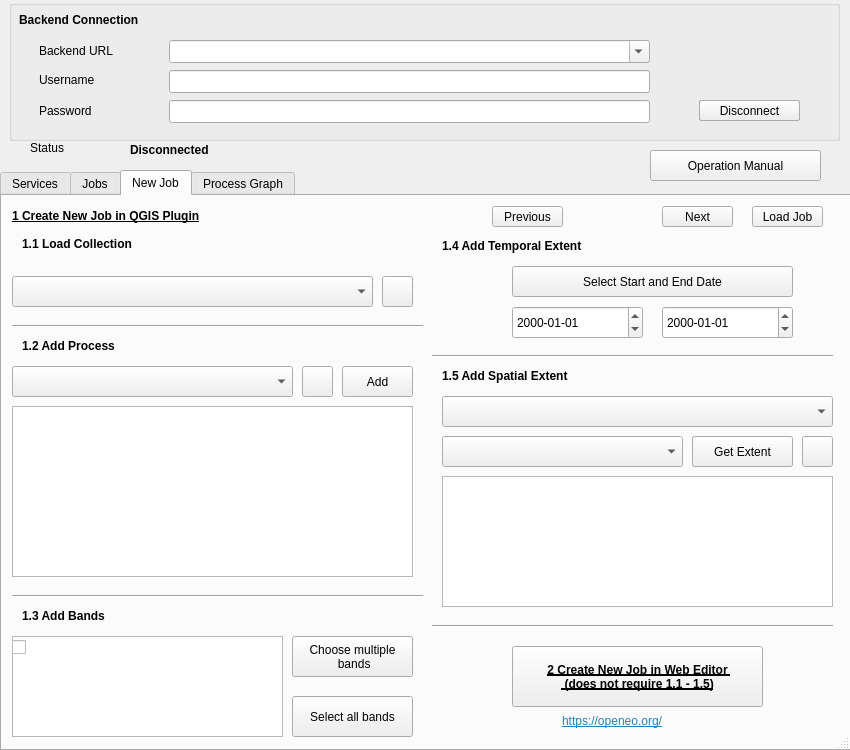
<?xml version="1.0" encoding="UTF-8"?>
<ui version="4.0">
 <class>OpenEODialogBase</class>
 <widget class="QDialog" name="OpenEODialogBase">
  <property name="windowModality">
   <enum>Qt::WindowModal</enum>
  </property>
  <property name="geometry">
   <rect>
    <x>0</x>
    <y>0</y>
    <width>850</width>
    <height>750</height>
   </rect>
  </property>
  <property name="minimumSize">
   <size>
    <width>850</width>
    <height>750</height>
   </size>
  </property>
  <property name="maximumSize">
   <size>
    <width>850</width>
    <height>750</height>
   </size>
  </property>
  <property name="windowTitle">
   <string>OpenEO Connector</string>
  </property>
  <property name="sizeGripEnabled">
   <bool>true</bool>
  </property>
  <property name="modal">
   <bool>false</bool>
  </property>
  <widget class="QGroupBox" name="groupBox">
   <property name="geometry">
    <rect>
     <x>9</x>
     <y>0</y>
     <width>831</width>
     <height>141</height>
    </rect>
   </property>
   <property name="title">
    <string/>
   </property>
   <widget class="QLabel" name="label">
    <property name="geometry">
     <rect>
      <x>30</x>
      <y>40</y>
      <width>91</width>
      <height>21</height>
     </rect>
    </property>
    <property name="text">
     <string>Backend URL</string>
    </property>
   </widget>
   <widget class="QLabel" name="label_2">
    <property name="geometry">
     <rect>
      <x>30</x>
      <y>70</y>
      <width>91</width>
      <height>20</height>
     </rect>
    </property>
    <property name="text">
     <string>Username</string>
    </property>
   </widget>
   <widget class="QLineEdit" name="usernameEdit">
    <property name="geometry">
     <rect>
      <x>160</x>
      <y>70</y>
      <width>481</width>
      <height>23</height>
     </rect>
    </property>
    <property name="maximumSize">
     <size>
      <width>16777215</width>
      <height>16777215</height>
     </size>
    </property>
   </widget>
   <widget class="QLabel" name="label_3">
    <property name="geometry">
     <rect>
      <x>30</x>
      <y>100</y>
      <width>91</width>
      <height>21</height>
     </rect>
    </property>
    <property name="text">
     <string>Password</string>
    </property>
   </widget>
   <widget class="QLineEdit" name="passwordEdit">
    <property name="geometry">
     <rect>
      <x>160</x>
      <y>100</y>
      <width>481</width>
      <height>23</height>
     </rect>
    </property>
    <property name="font">
     <font>
      <strikeout>false</strikeout>
     </font>
    </property>
    <property name="echoMode">
     <enum>QLineEdit::Password</enum>
    </property>
   </widget>
   <widget class="QLabel" name="label_18">
    <property name="geometry">
     <rect>
      <x>10</x>
      <y>10</y>
      <width>161</width>
      <height>21</height>
     </rect>
    </property>
    <property name="text">
     <string>&lt;html&gt;&lt;head/&gt;&lt;body&gt;&lt;p&gt;&lt;span style=&quot; font-weight:600;&quot;&gt;Backend Connection&lt;/span&gt;&lt;/p&gt;&lt;/body&gt;&lt;/html&gt;</string>
    </property>
   </widget>
   <widget class="QLabel" name="label_20">
    <property name="geometry">
     <rect>
      <x>690</x>
      <y>30</y>
      <width>101</width>
      <height>61</height>
     </rect>
    </property>
    <property name="text">
     <string/>
    </property>
    <property name="pixmap">
     <pixmap>../../../../../../../../../../../../../../../../.designer/backup/icon_new.png</pixmap>
    </property>
    <property name="scaledContents">
     <bool>true</bool>
    </property>
   </widget>
   <widget class="QPushButton" name="connectButton">
    <property name="geometry">
     <rect>
      <x>690</x>
      <y>100</y>
      <width>101</width>
      <height>21</height>
     </rect>
    </property>
    <property name="text">
     <string>Connect</string>
    </property>
   </widget>
   <widget class="QComboBox" name="backendEdit">
    <property name="geometry">
     <rect>
      <x>160</x>
      <y>40</y>
      <width>481</width>
      <height>23</height>
     </rect>
    </property>
    <property name="editable">
     <bool>true</bool>
    </property>
   </widget>
   <widget class="QPushButton" name="disconnectButton">
    <property name="geometry">
     <rect>
      <x>690</x>
      <y>100</y>
      <width>101</width>
      <height>21</height>
     </rect>
    </property>
    <property name="text">
     <string>Disconnect</string>
    </property>
   </widget>
   <zorder>connectButton</zorder>
   <zorder>disconnectButton</zorder>
   <zorder>backendEdit</zorder>
   <zorder>label</zorder>
   <zorder>label_2</zorder>
   <zorder>usernameEdit</zorder>
   <zorder>label_3</zorder>
   <zorder>passwordEdit</zorder>
   <zorder>label_18</zorder>
   <zorder>label_20</zorder>
  </widget>
  <widget class="QTabWidget" name="tabWidget">
   <property name="geometry">
    <rect>
     <x>0</x>
     <y>170</y>
     <width>851</width>
     <height>581</height>
    </rect>
   </property>
   <property name="minimumSize">
    <size>
     <width>0</width>
     <height>0</height>
    </size>
   </property>
   <property name="maximumSize">
    <size>
     <width>16777215</width>
     <height>16777212</height>
    </size>
   </property>
   <property name="toolTip">
    <string>&lt;html&gt;&lt;head/&gt;&lt;body&gt;&lt;p&gt;&lt;br/&gt;&lt;/p&gt;&lt;/body&gt;&lt;/html&gt;</string>
   </property>
   <property name="currentIndex">
    <number>2</number>
   </property>
   <widget class="QWidget" name="tab">
    <attribute name="title">
     <string>Services</string>
    </attribute>
    <widget class="QTableWidget" name="servicesTableWidget">
     <property name="geometry">
      <rect>
       <x>10</x>
       <y>10</y>
       <width>831</width>
       <height>521</height>
      </rect>
     </property>
    </widget>
   </widget>
   <widget class="QWidget" name="tab_4">
    <attribute name="title">
     <string>Jobs</string>
    </attribute>
    <widget class="QTableWidget" name="jobsTableWidget">
     <property name="geometry">
      <rect>
       <x>10</x>
       <y>10</y>
       <width>821</width>
       <height>491</height>
      </rect>
     </property>
    </widget>
    <widget class="QPushButton" name="refreshButton">
     <property name="geometry">
      <rect>
       <x>760</x>
       <y>510</y>
       <width>31</width>
       <height>31</height>
      </rect>
     </property>
     <property name="text">
      <string/>
     </property>
     <property name="icon">
      <iconset>
       <normaloff>../../../../../../../../../../../../../../../../.designer/backup/reload_icon.png</normaloff>../../../../../../../../../../../../../../../../.designer/backup/reload_icon.png</iconset>
     </property>
    </widget>
    <widget class="QLabel" name="label_22">
     <property name="geometry">
      <rect>
       <x>560</x>
       <y>510</y>
       <width>171</width>
       <height>31</height>
      </rect>
     </property>
     <property name="text">
      <string>&lt;html&gt;&lt;head/&gt;&lt;body&gt;&lt;p&gt;&lt;a href=&quot;https://openeo.org/&quot;&gt;&lt;span style=&quot; text-decoration: underline; color:#2980b9;&quot;&gt;https://openeo.org/&lt;/span&gt;&lt;/a&gt;&lt;/p&gt;&lt;/body&gt;&lt;/html&gt;</string>
     </property>
    </widget>
    <widget class="QPushButton" name="deleteButton">
     <property name="geometry">
      <rect>
       <x>720</x>
       <y>510</y>
       <width>31</width>
       <height>31</height>
      </rect>
     </property>
     <property name="text">
      <string/>
     </property>
     <property name="icon">
      <iconset>
       <normaloff>../../../../../../../../../../../../../../../../.designer/backup/delete_job.png</normaloff>../../../../../../../../../../../../../../../../.designer/backup/delete_job.png</iconset>
     </property>
    </widget>
    <widget class="QPushButton" name="deleteFinalButton">
     <property name="geometry">
      <rect>
       <x>800</x>
       <y>510</y>
       <width>31</width>
       <height>31</height>
      </rect>
     </property>
     <property name="text">
      <string/>
     </property>
     <property name="icon">
      <iconset>
       <normaloff>../../../../../../../../../../../../../../../../.designer/backup/deleteFinalBtn.png</normaloff>../../../../../../../../../../../../../../../../.designer/backup/deleteFinalBtn.png</iconset>
     </property>
    </widget>
   </widget>
   <widget class="QWidget" name="tab_3">
    <attribute name="title">
     <string>New Job</string>
    </attribute>
    <widget class="QComboBox" name="collectionBox">
     <property name="geometry">
      <rect>
       <x>10</x>
       <y>80</y>
       <width>361</width>
       <height>31</height>
      </rect>
     </property>
     <property name="currentText" stdset="0">
      <string/>
     </property>
    </widget>
    <widget class="QComboBox" name="processBox">
     <property name="geometry">
      <rect>
       <x>10</x>
       <y>170</y>
       <width>281</width>
       <height>31</height>
      </rect>
     </property>
    </widget>
    <widget class="QPushButton" name="addButton">
     <property name="geometry">
      <rect>
       <x>340</x>
       <y>170</y>
       <width>71</width>
       <height>31</height>
      </rect>
     </property>
     <property name="text">
      <string>Add</string>
     </property>
    </widget>
    <widget class="QLabel" name="label_6">
     <property name="geometry">
      <rect>
       <x>20</x>
       <y>40</y>
       <width>391</width>
       <height>16</height>
      </rect>
     </property>
     <property name="text">
      <string>&lt;html&gt;&lt;head/&gt;&lt;body&gt;&lt;p&gt;&lt;span style=&quot; font-weight:600;&quot;&gt;1.1 Load Collection&lt;/span&gt;&lt;/p&gt;&lt;/body&gt;&lt;/html&gt;</string>
     </property>
    </widget>
    <widget class="QLabel" name="label_7">
     <property name="geometry">
      <rect>
       <x>20</x>
       <y>140</y>
       <width>391</width>
       <height>20</height>
      </rect>
     </property>
     <property name="text">
      <string>&lt;html&gt;&lt;head/&gt;&lt;body&gt;&lt;p&gt;&lt;span style=&quot; font-weight:600;&quot;&gt;1.2 Add Process&lt;/span&gt;&lt;/p&gt;&lt;/body&gt;&lt;/html&gt;</string>
     </property>
     <property name="alignment">
      <set>Qt::AlignLeading|Qt::AlignLeft|Qt::AlignVCenter</set>
     </property>
    </widget>
    <widget class="Line" name="line">
     <property name="geometry">
      <rect>
       <x>10</x>
       <y>120</y>
       <width>411</width>
       <height>20</height>
      </rect>
     </property>
     <property name="orientation">
      <enum>Qt::Horizontal</enum>
     </property>
    </widget>
    <widget class="QLabel" name="label_21">
     <property name="geometry">
      <rect>
       <x>560</x>
       <y>510</y>
       <width>171</width>
       <height>31</height>
      </rect>
     </property>
     <property name="text">
      <string>&lt;html&gt;&lt;head/&gt;&lt;body&gt;&lt;p&gt;&lt;a href=&quot;https://openeo.org/&quot;&gt;&lt;span style=&quot; text-decoration: underline; color:#2980b9;&quot;&gt;https://openeo.org/&lt;/span&gt;&lt;/a&gt;&lt;/p&gt;&lt;/body&gt;&lt;/html&gt;</string>
     </property>
    </widget>
    <widget class="Line" name="line_2">
     <property name="geometry">
      <rect>
       <x>10</x>
       <y>390</y>
       <width>411</width>
       <height>20</height>
      </rect>
     </property>
     <property name="orientation">
      <enum>Qt::Horizontal</enum>
     </property>
    </widget>
    <widget class="QLabel" name="label_8">
     <property name="geometry">
      <rect>
       <x>440</x>
       <y>170</y>
       <width>391</width>
       <height>20</height>
      </rect>
     </property>
     <property name="text">
      <string>&lt;html&gt;&lt;head/&gt;&lt;body&gt;&lt;p&gt;&lt;span style=&quot; font-weight:600;&quot;&gt;1.5 Add Spatial Extent&lt;/span&gt;&lt;/p&gt;&lt;/body&gt;&lt;/html&gt;</string>
     </property>
     <property name="alignment">
      <set>Qt::AlignLeading|Qt::AlignLeft|Qt::AlignVCenter</set>
     </property>
    </widget>
    <widget class="QComboBox" name="extentBox">
     <property name="geometry">
      <rect>
       <x>440</x>
       <y>200</y>
       <width>391</width>
       <height>31</height>
      </rect>
     </property>
    </widget>
    <widget class="QTableWidget" name="processTableWidget">
     <property name="geometry">
      <rect>
       <x>10</x>
       <y>210</y>
       <width>401</width>
       <height>171</height>
      </rect>
     </property>
    </widget>
    <widget class="QPushButton" name="selectDate">
     <property name="geometry">
      <rect>
       <x>510</x>
       <y>70</y>
       <width>281</width>
       <height>31</height>
      </rect>
     </property>
     <property name="text">
      <string>Select Start and End Date</string>
     </property>
    </widget>
    <widget class="QLabel" name="label_9">
     <property name="geometry">
      <rect>
       <x>440</x>
       <y>40</y>
       <width>391</width>
       <height>20</height>
      </rect>
     </property>
     <property name="text">
      <string>&lt;html&gt;&lt;head/&gt;&lt;body&gt;&lt;p&gt;&lt;span style=&quot; font-weight:600;&quot;&gt;1.4 Add Temporal Extent&lt;/span&gt;&lt;/p&gt;&lt;/body&gt;&lt;/html&gt;</string>
     </property>
     <property name="alignment">
      <set>Qt::AlignLeading|Qt::AlignLeft|Qt::AlignVCenter</set>
     </property>
    </widget>
    <widget class="Line" name="line_3">
     <property name="geometry">
      <rect>
       <x>430</x>
       <y>420</y>
       <width>401</width>
       <height>20</height>
      </rect>
     </property>
     <property name="orientation">
      <enum>Qt::Horizontal</enum>
     </property>
    </widget>
    <widget class="QTextEdit" name="processgraphSpatialExtent">
     <property name="geometry">
      <rect>
       <x>440</x>
       <y>280</y>
       <width>391</width>
       <height>131</height>
      </rect>
     </property>
    </widget>
    <widget class="QDateEdit" name="StartDateEdit">
     <property name="geometry">
      <rect>
       <x>510</x>
       <y>110</y>
       <width>131</width>
       <height>33</height>
      </rect>
     </property>
     <property name="readOnly">
      <bool>false</bool>
     </property>
     <property name="displayFormat">
      <string>yyyy-MM-dd</string>
     </property>
    </widget>
    <widget class="QDateEdit" name="EndDateEdit">
     <property name="geometry">
      <rect>
       <x>660</x>
       <y>110</y>
       <width>131</width>
       <height>33</height>
      </rect>
     </property>
     <property name="displayFormat">
      <string>yyyy-MM-dd</string>
     </property>
    </widget>
    <widget class="QLabel" name="label_10">
     <property name="geometry">
      <rect>
       <x>10</x>
       <y>10</y>
       <width>381</width>
       <height>21</height>
      </rect>
     </property>
     <property name="font">
      <font>
       <underline>true</underline>
       <kerning>true</kerning>
      </font>
     </property>
     <property name="layoutDirection">
      <enum>Qt::LeftToRight</enum>
     </property>
     <property name="text">
      <string>&lt;html&gt;&lt;head/&gt;&lt;body&gt;&lt;p&gt;&lt;span style=&quot; font-weight:600;&quot;&gt;1 Create New Job in QGIS Plugin&lt;/span&gt;&lt;/p&gt;&lt;/body&gt;&lt;/html&gt;</string>
     </property>
    </widget>
    <widget class="QPushButton" name="moveButton">
     <property name="geometry">
      <rect>
       <x>510</x>
       <y>450</y>
       <width>251</width>
       <height>61</height>
      </rect>
     </property>
     <property name="font">
      <font>
       <weight>75</weight>
       <bold>true</bold>
       <underline>true</underline>
      </font>
     </property>
     <property name="text">
      <string>2 Create New Job in Web Editor 
 (does not require 1.1 - 1.5)</string>
     </property>
    </widget>
    <widget class="QComboBox" name="layersBox">
     <property name="geometry">
      <rect>
       <x>440</x>
       <y>240</y>
       <width>241</width>
       <height>31</height>
      </rect>
     </property>
    </widget>
    <widget class="QPushButton" name="drawBtn">
     <property name="geometry">
      <rect>
       <x>690</x>
       <y>240</y>
       <width>101</width>
       <height>31</height>
      </rect>
     </property>
     <property name="text">
      <string>Draw Extent</string>
     </property>
    </widget>
    <widget class="QPushButton" name="getBtn">
     <property name="geometry">
      <rect>
       <x>690</x>
       <y>240</y>
       <width>101</width>
       <height>31</height>
      </rect>
     </property>
     <property name="text">
      <string>Get Extent</string>
     </property>
    </widget>
    <widget class="QPushButton" name="reloadBtn">
     <property name="geometry">
      <rect>
       <x>800</x>
       <y>240</y>
       <width>31</width>
       <height>31</height>
      </rect>
     </property>
     <property name="text">
      <string/>
     </property>
     <property name="icon">
      <iconset>
       <normaloff>../../../../../../../../../../../../../../../../.designer/backup/reload_icon.png</normaloff>../../../../../../../../../../../../../../../../.designer/backup/reload_icon.png</iconset>
     </property>
    </widget>
    <widget class="QPushButton" name="infoBtn">
     <property name="enabled">
      <bool>true</bool>
     </property>
     <property name="geometry">
      <rect>
       <x>380</x>
       <y>80</y>
       <width>31</width>
       <height>31</height>
      </rect>
     </property>
     <property name="text">
      <string/>
     </property>
     <property name="iconSize">
      <size>
       <width>25</width>
       <height>25</height>
      </size>
     </property>
     <property name="autoDefault">
      <bool>true</bool>
     </property>
    </widget>
    <widget class="QPushButton" name="infoBtn2">
     <property name="enabled">
      <bool>true</bool>
     </property>
     <property name="geometry">
      <rect>
       <x>300</x>
       <y>170</y>
       <width>31</width>
       <height>31</height>
      </rect>
     </property>
     <property name="text">
      <string/>
     </property>
     <property name="iconSize">
      <size>
       <width>25</width>
       <height>25</height>
      </size>
     </property>
    </widget>
    <widget class="Line" name="line_4">
     <property name="geometry">
      <rect>
       <x>430</x>
       <y>150</y>
       <width>401</width>
       <height>20</height>
      </rect>
     </property>
     <property name="orientation">
      <enum>Qt::Horizontal</enum>
     </property>
    </widget>
    <widget class="QLabel" name="label_11">
     <property name="geometry">
      <rect>
       <x>20</x>
       <y>410</y>
       <width>261</width>
       <height>20</height>
      </rect>
     </property>
     <property name="text">
      <string>&lt;html&gt;&lt;head/&gt;&lt;body&gt;&lt;p&gt;&lt;span style=&quot; font-weight:600;&quot;&gt;1.3 Add Bands&lt;/span&gt;&lt;/p&gt;&lt;/body&gt;&lt;/html&gt;</string>
     </property>
     <property name="alignment">
      <set>Qt::AlignLeading|Qt::AlignLeft|Qt::AlignVCenter</set>
     </property>
    </widget>
    <widget class="QCheckBox" name="checkBox1">
     <property name="geometry">
      <rect>
       <x>10</x>
       <y>440</y>
       <width>371</width>
       <height>23</height>
      </rect>
     </property>
     <property name="text">
      <string/>
     </property>
    </widget>
    <widget class="QTextEdit" name="processgraphBands">
     <property name="geometry">
      <rect>
       <x>10</x>
       <y>440</y>
       <width>271</width>
       <height>101</height>
      </rect>
     </property>
    </widget>
    <widget class="QPushButton" name="multipleBandBtn">
     <property name="geometry">
      <rect>
       <x>290</x>
       <y>440</y>
       <width>121</width>
       <height>41</height>
      </rect>
     </property>
     <property name="text">
      <string>Choose multiple 
 bands</string>
     </property>
    </widget>
    <widget class="QPushButton" name="allBandBtn">
     <property name="geometry">
      <rect>
       <x>290</x>
       <y>500</y>
       <width>121</width>
       <height>41</height>
      </rect>
     </property>
     <property name="text">
      <string>Select all bands</string>
     </property>
    </widget>
    <widget class="QLabel" name="label_12">
     <property name="geometry">
      <rect>
       <x>580</x>
       <y>10</y>
       <width>71</width>
       <height>21</height>
      </rect>
     </property>
     <property name="text">
      <string>&lt;html&gt;&lt;head/&gt;&lt;body&gt;&lt;p&gt;&lt;br/&gt;&lt;/p&gt;&lt;/body&gt;&lt;/html&gt;</string>
     </property>
    </widget>
    <widget class="QPushButton" name="nextButton">
     <property name="geometry">
      <rect>
       <x>660</x>
       <y>10</y>
       <width>71</width>
       <height>21</height>
      </rect>
     </property>
     <property name="text">
      <string>Next</string>
     </property>
    </widget>
    <widget class="QPushButton" name="previousButton">
     <property name="geometry">
      <rect>
       <x>490</x>
       <y>10</y>
       <width>71</width>
       <height>21</height>
      </rect>
     </property>
     <property name="text">
      <string>Previous</string>
     </property>
    </widget>
    <widget class="QPushButton" name="loadButton">
     <property name="geometry">
      <rect>
       <x>750</x>
       <y>10</y>
       <width>71</width>
       <height>21</height>
      </rect>
     </property>
     <property name="text">
      <string>Load Job</string>
     </property>
    </widget>
    <zorder>processgraphBands</zorder>
    <zorder>multipleBandBtn</zorder>
    <zorder>moveButton</zorder>
    <zorder>collectionBox</zorder>
    <zorder>processBox</zorder>
    <zorder>addButton</zorder>
    <zorder>label_6</zorder>
    <zorder>label_7</zorder>
    <zorder>line</zorder>
    <zorder>label_21</zorder>
    <zorder>line_2</zorder>
    <zorder>label_8</zorder>
    <zorder>extentBox</zorder>
    <zorder>processTableWidget</zorder>
    <zorder>selectDate</zorder>
    <zorder>label_9</zorder>
    <zorder>line_3</zorder>
    <zorder>processgraphSpatialExtent</zorder>
    <zorder>StartDateEdit</zorder>
    <zorder>EndDateEdit</zorder>
    <zorder>label_10</zorder>
    <zorder>layersBox</zorder>
    <zorder>drawBtn</zorder>
    <zorder>getBtn</zorder>
    <zorder>reloadBtn</zorder>
    <zorder>infoBtn</zorder>
    <zorder>infoBtn2</zorder>
    <zorder>line_4</zorder>
    <zorder>label_11</zorder>
    <zorder>checkBox1</zorder>
    <zorder>allBandBtn</zorder>
    <zorder>label_12</zorder>
    <zorder>nextButton</zorder>
    <zorder>previousButton</zorder>
    <zorder>loadButton</zorder>
   </widget>
   <widget class="QWidget" name="tab_2">
    <attribute name="title">
     <string>Process Graph</string>
    </attribute>
    <widget class="QLabel" name="label_4">
     <property name="geometry">
      <rect>
       <x>20</x>
       <y>10</y>
       <width>131</width>
       <height>16</height>
      </rect>
     </property>
     <property name="text">
      <string>&lt;html&gt;&lt;head/&gt;&lt;body&gt;&lt;p&gt;&lt;span style=&quot; font-weight:600;&quot;&gt;Process Graph&lt;/span&gt;&lt;/p&gt;&lt;/body&gt;&lt;/html&gt;</string>
     </property>
    </widget>
    <widget class="QPushButton" name="clearButton">
     <property name="geometry">
      <rect>
       <x>730</x>
       <y>270</y>
       <width>111</width>
       <height>51</height>
      </rect>
     </property>
     <property name="text">
      <string>Clear Graph</string>
     </property>
    </widget>
    <widget class="QTextEdit" name="processgraphEdit">
     <property name="geometry">
      <rect>
       <x>10</x>
       <y>30</y>
       <width>711</width>
       <height>481</height>
      </rect>
     </property>
    </widget>
    <widget class="QPushButton" name="sendButton">
     <property name="geometry">
      <rect>
       <x>730</x>
       <y>30</y>
       <width>111</width>
       <height>51</height>
      </rect>
     </property>
     <property name="text">
      <string>Create Job</string>
     </property>
    </widget>
    <widget class="QLabel" name="label_23">
     <property name="geometry">
      <rect>
       <x>560</x>
       <y>510</y>
       <width>171</width>
       <height>31</height>
      </rect>
     </property>
     <property name="text">
      <string>&lt;html&gt;&lt;head/&gt;&lt;body&gt;&lt;p&gt;&lt;a href=&quot;https://openeo.org/&quot;&gt;&lt;span style=&quot; text-decoration: underline; color:#2980b9;&quot;&gt;https://openeo.org/&lt;/span&gt;&lt;/a&gt;&lt;/p&gt;&lt;/body&gt;&lt;/html&gt;</string>
     </property>
    </widget>
    <widget class="QPushButton" name="loadHubBtn">
     <property name="geometry">
      <rect>
       <x>730</x>
       <y>120</y>
       <width>111</width>
       <height>51</height>
      </rect>
     </property>
     <property name="text">
      <string>Load Job from 
 openEO Hub</string>
     </property>
    </widget>
    <widget class="QPushButton" name="insertChangeBtn">
     <property name="geometry">
      <rect>
       <x>730</x>
       <y>180</y>
       <width>111</width>
       <height>51</height>
      </rect>
     </property>
     <property name="text">
      <string>Adapt Change 
 of Extent</string>
     </property>
    </widget>
    <widget class="Line" name="line_5">
     <property name="geometry">
      <rect>
       <x>730</x>
       <y>90</y>
       <width>111</width>
       <height>20</height>
      </rect>
     </property>
     <property name="font">
      <font>
       <weight>75</weight>
       <bold>true</bold>
      </font>
     </property>
     <property name="layoutDirection">
      <enum>Qt::LeftToRight</enum>
     </property>
     <property name="lineWidth">
      <number>2</number>
     </property>
     <property name="orientation">
      <enum>Qt::Horizontal</enum>
     </property>
    </widget>
    <widget class="Line" name="line_6">
     <property name="geometry">
      <rect>
       <x>730</x>
       <y>240</y>
       <width>111</width>
       <height>20</height>
      </rect>
     </property>
     <property name="font">
      <font>
       <weight>75</weight>
       <bold>true</bold>
      </font>
     </property>
     <property name="lineWidth">
      <number>2</number>
     </property>
     <property name="orientation">
      <enum>Qt::Horizontal</enum>
     </property>
    </widget>
   </widget>
  </widget>
  <widget class="QLabel" name="statusLabel">
   <property name="geometry">
    <rect>
     <x>130</x>
     <y>140</y>
     <width>621</width>
     <height>20</height>
    </rect>
   </property>
   <property name="autoFillBackground">
    <bool>false</bool>
   </property>
   <property name="text">
    <string>&lt;html&gt;&lt;head/&gt;&lt;body&gt;&lt;p&gt;&lt;span style=&quot; font-weight:600;&quot;&gt;Disconnected&lt;/span&gt;&lt;/p&gt;&lt;/body&gt;&lt;/html&gt;</string>
   </property>
  </widget>
  <widget class="QLabel" name="label_5">
   <property name="geometry">
    <rect>
     <x>30</x>
     <y>140</y>
     <width>91</width>
     <height>16</height>
    </rect>
   </property>
   <property name="text">
    <string>Status</string>
   </property>
  </widget>
  <widget class="QPushButton" name="operationManualBtn">
   <property name="geometry">
    <rect>
     <x>650</x>
     <y>150</y>
     <width>171</width>
     <height>31</height>
    </rect>
   </property>
   <property name="text">
    <string>Operation Manual</string>
   </property>
  </widget>
 </widget>
 <resources/>
 <connections/>
</ui>
